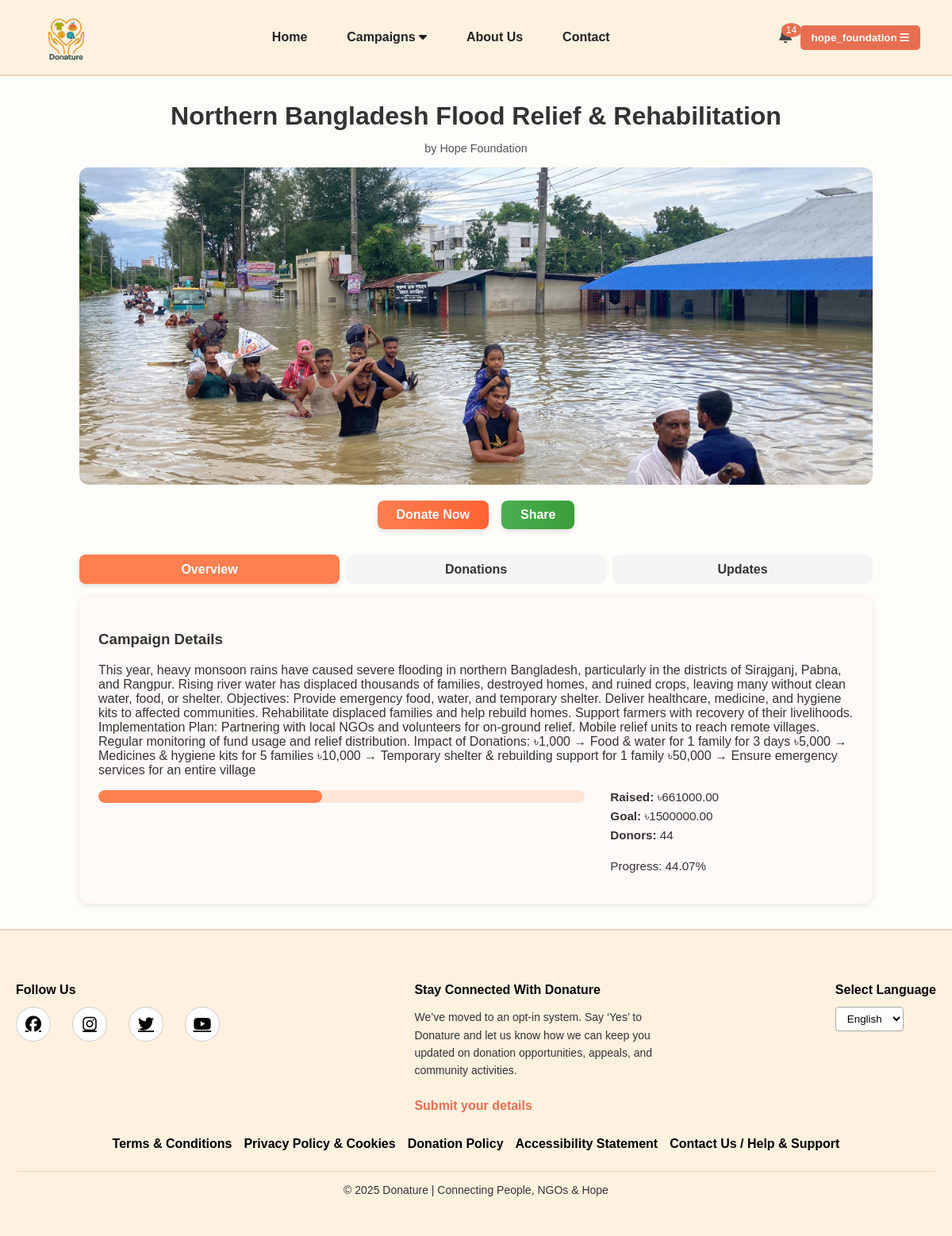
Screenshot of /ngos/campaign/1/ (signed in) with the database file from the repository.
### donations/models.py (models this page shows, shortened)
class User(AbstractUser):
    USER_TYPE_CHOICES = (
        ('donor/recipient', 'Donor/Recipient'),
        ('ngo', 'NGO'),
        ('admin', 'Admin'),
    )
    user_type = models.CharField(max_length=20, choices=USER_TYPE_CHOICES, blank=True, null=True)
    is_approved = models.BooleanField(default=False)  # For NGO approval
    profile_picture = models.ImageField(upload_to='profile_pics/', blank=True, null=True) # Profile picture field

### ngos/models.py (models this page shows, shortened)
class Campaign(models.Model):
    STATUS_CHOICES = (
        ('pending', 'Pending Approval'),
        ('approved', 'Approved'),
        ('rejected', 'Rejected'),
    )
    ngo = models.ForeignKey(
        User,
        on_delete=models.CASCADE,
        limit_choices_to={'user_type': 'ngo', 'is_approved': True},
        related_name="campaigns"
    )
    title = models.CharField(max_length=200)
    description = models.TextField()
    image = models.ImageField(upload_to="campaigns/", blank=True, null=True)
    goal_amount = models.DecimalField(max_digits=12, decimal_places=2, blank=True, null=True)
    collected_amount = models.DecimalField(max_digits=12, decimal_places=2, default=0)
    start_date = models.DateField(auto_now_add=True)
    end_date = models.DateField(blank=True, null=True)
    category = models.ForeignKey(
        'CampaignCategory',
        on_delete=models.SET_NULL,
        blank=True,
        null=True,
        related_name='campaigns'
    )
    is_active = models.BooleanField(default=True)
    status = models.CharField(max_length=20, choices=STATUS_CHOICES, default='pending')
    created_at = models.DateTimeField(auto_now_add=True)
    approved_at = models.DateTimeField(blank=True, null=True)

class NGOProfile(models.Model):
    user = models.OneToOneField(User, on_delete=models.CASCADE)
    ngo_name = models.CharField(max_length=200, blank=True, null=True)
    reg_certificate = models.FileField(upload_to='documents/', blank=True, null=True)
    email = models.EmailField(blank=True, null=True)
    contact_person = models.CharField(max_length=200, blank=True, null=True)
    nid_birth_certificate = models.FileField(upload_to='documents/', blank=True, null=True)
    city_postal = models.CharField(max_length=100, blank=True, null=True)
    address = models.TextField(blank=True, null=True)
    ngo_type = models.CharField(max_length=100, blank=True, null=True)
    social_link = models.URLField(blank=True, null=True)
    mobile_number = models.CharField(max_length=20, blank=True, null=True)
    is_verified = models.BooleanField(default=False)  # Additional verification flag

### ngos/views.py (the view)
# urls.py: path('campaign/<int:campaign_id>/', views.campaign_detail, name='campaign_detail'),
def campaign_detail(request, campaign_id):
    campaign = get_object_or_404(
        Campaign.objects.annotate(
            donors_count=Count('donations'),
            total_raised=Sum('donations__amount')
        ),
        id=campaign_id,
        status='approved',
        is_active=True
    )
    campaign.progress_percent = 0
    if campaign.goal_amount and campaign.goal_amount > 0:
        raised = campaign.collected_amount or 0
        campaign.progress_percent = round((raised / campaign.goal_amount) * 100, 2)
    donations = NGODonation.objects.filter(campaign=campaign).order_by('-donated_at')
    updates = CampaignUpdate.objects.filter(campaign=campaign).order_by('-created_at')
    context = {
        'campaign': campaign,
        'donations': donations,
        'updates': updates,
    }
    return render(request, 'ngos/campaign_detail.html', context)

### custom_admin/views.py (called while the page is built)
def admin_context(request):
    if request.user.is_authenticated and request.user.user_type == 'admin':
        return {
            'pending_ngos_count': User.objects.filter(user_type='ngo', is_approved=False).count(),
            'pending_campaigns_count': Campaign.objects.filter(status='pending').count(),
            'pending_requests_count': RequestItem.objects.filter(status='pending').count(),
        }
    return {}

### donations/context_processors.py (called while the page is built)
def notifications_context(request):
    if request.user.is_authenticated:
        notifications = Notification.objects.filter(user=request.user).order_by('-created_at')[:5]
        unread_count = Notification.objects.filter(user=request.user, is_read=False).count()
    else:
        notifications = []
        unread_count = 0
    return {
        'notifications': notifications,
        'notifications_unread_count': unread_count
    }

### ngos/templates/ngos/campaign_detail.html (shortened to what this page needs)
{% extends "donations/base.html" %}
{% load static %}
{% block content %}
<link rel="stylesheet" href="{% static 'ngos/css/campaign_detail.css' %}">
<div class="campaign-detail-container">
    <div class="campaign-header">
        <h1>{{ campaign.title }}</h1>
        <p class="by-ngo">
            by {% if campaign.ngo.ngoprofile %}{{ campaign.ngo.ngoprofile.ngo_name }}{% else %}{{ campaign.ngo.username }}{% endif %}
        </p>
    </div>
    <div class="campaign-image">
        {% if campaign.image %}
            <img src="{{ campaign.image.url }}" alt="{{ campaign.title }}">
        {% else %}
            <img src="{% static 'images/default-campaign.jpg' %}" alt="{{ campaign.title }}">
        {% endif %}
    </div>
    <div class="action-buttons">
        {% if user.is_authenticated %}
            <a href="{% url 'donate_to_campaign' campaign.id %}" class="btn-donate">Donate Now</a>
        {% else %}
            <a href="#" class="btn-donate" onclick="openModal('loginModal')">Login to Donate</a>
        {% endif %}
        <a href="#" class="btn-share" onclick="openShareModal()">Share</a>
    </div>
    <ul class="tabs">
        <li class="tab-link current" data-tab="tab-overview">Overview</li>
        <li class="tab-link" data-tab="tab-donations">Donations</li>
        <li class="tab-link" data-tab="tab-updates">Updates</li>
    </ul>
    <div id="tab-overview" class="tab-content current">
        <h3>Campaign Details</h3>
        <p>{{ campaign.description }}</p>
        <div class="campaign-stats">
            <div class="progress-bar">
                <div class="progress" id="progress"></div>
            </div>
            <div class="stats">
                <span><strong>Raised:</strong> ৳{{ campaign.collected_amount|default:0 }}</span>
                <span><strong>Goal:</strong> ৳{{ campaign.goal_amount|default:0 }}</span>
                <span><strong>Donors:</strong> {{ campaign.donors_count|default:0 }}</span>
                <p>Progress: {{ campaign.progress_percent }}%</p>
            </div>
        </div>
    </div>
</div>
{% endblock %}

### donations/templates/donations/base.html (shortened to what this page needs)
{% load static %}
<!DOCTYPE html>
<html lang="en">
<head>
  <link rel="stylesheet" href="{% static 'donations/css/base.css' %}">
  <link rel="stylesheet" href="https://cdnjs.cloudflare.com/ajax/libs/font-awesome/6.5.0/css/all.min.css">
</head>
<body>
<nav class="navbar">
  <div class="navbar-container">
    <div class="logo-area">
      <img src="{% static 'donations/images/logo.png' %}" alt="Logo" class="logo">
    </div>
    <ul class="nav-links">
      <li><a href="{% url 'home' %}">Home</a></li>
      {% if request.user.is_authenticated %}
        {% if request.user.user_type == 'donor/recipient' %}
          <li class="dropdown">
            <a href="#">Donate <i class="fa fa-caret-down"></i></a>
            <ul class="dropdown-content">
              <li><a href="{% url 'donate_item' %}">Donate Item</a></li>
              <li><a href="{% url 'request_item' %}">Request Item</a></li>
              <li><a href="{% url 'donate_to_requests' %}">Donate to Requests</a></li>
            </ul>
          </li>
          <li><a href="{% url 'explore_donations' %}">Explore Donations</a></li>
          <li><a href="{% url 'explore_campaigns' %}">Explore Campaigns</a></li>
        {% elif request.user.user_type == 'ngo' %}
          <li class="dropdown">
            <a href="#">Campaigns <i class="fa fa-caret-down"></i></a>
          </li>
        {% endif %}
      {% endif %}
      <li><a href="{% url 'about' %}">About Us</a></li>
      <li><a href="{% url 'contact' %}">Contact</a></li>
    </ul>
    <div class="auth-btn">
      {% if request.user.is_authenticated %}
<div class="notification-dropdown">
  <button class="notification-btn">
    {% if notifications_unread_count > 0 %}
      <span class="badge">{{ notifications_unread_count }}</span>
    {% endif %}
  </button>
</div>
        <div class="dropdown">
          <button class="dropdown-btn">
            {{ request.user.username }}
            <i class="fa fa-bars"></i>
          </button>
        </div>
      {% else %}
        <a href="#" onclick="openModal('loginModal')" class="login-btn">Log In / Sign Up</a>
      {% endif %}
    </div>
  </div>
</nav>
<main>
  {% block content %}{% endblock %}
</main>
<footer class="footer">
  <div class="footer-container">
    <div class="footer-section">
      <p class="footer-title">Follow Us</p>
      <div class="social-icons">
        <a href="#"><i class="fab fa-facebook"></i></a>
        <a href="#"><i class="fab fa-instagram"></i></a>
        <a href="#"><i class="fab fa-twitter"></i></a>
        <a href="#"><i class="fab fa-youtube"></i></a>
      </div>
    </div>
    <div class="footer-section">
      <p class="footer-title">Stay Connected With Donature</p>
      <p class="footer-text">
        We’ve moved to an opt-in system. Say ‘Yes’ to Donature and let us know how we can keep you
        updated on donation opportunities, appeals, and community activities.
      </p>
      <a href="#" class="footer-link">Submit your details</a>
    </div>
    <div class="footer-section">
      <p class="footer-title">Select Language</p>
      <select class="language-select">
        <option>English</option>
      </select>
    </div>
  </div>
  <div class="footer-links">
    <a href="#">Terms & Conditions</a>
    <a href="#">Privacy Policy & Cookies</a>
    <a href="#">Donation Policy</a>
    <a href="#">Accessibility Statement</a>
    <a href="#">Contact Us / Help & Support</a>
  </div>
  <div class="footer-bottom">
    © 2025 Donature | Connecting People, NGOs & Hope
  </div>
</footer>
</body>
</html>

### donations/static/donations/css/base.css (style rules this page uses)
body { margin: 0; font-family: Arial, sans-serif; background-color: #fffdf9; color: #222; overflow-x: hidden; }
.navbar { background-color: #fff1e0; padding: 12px 40px; border-bottom: 2px solid #f3d1b8; }
.navbar-container { display: flex; justify-content: space-between; align-items: center; }
.logo-area { display: flex; align-items: center; }
.logo { height: 70px; margin-right: 8px; }
.nav-links { list-style: none; display: flex; gap: 30px; margin: 0; padding: 0; }
.nav-links a { text-decoration: none; font-weight: bold; color: #222; padding: 6px 10px; border-radius: 5px; transition: all 0.3s ease; }
.navbar .dropdown { position: relative; display: inline-block; }
.navbar .dropdown a { cursor: pointer; }
.notification-dropdown { position: relative; display: inline-block; }
.notification-btn { background: none; border: none; cursor: pointer; font-size: 18px; position: relative; color: #444; }
.notification-btn .badge { position: absolute; top: -6px; right: -6px; background: #e76f51; color: white; font-size: 12px; border-radius: 50%; padding: 2px 6px; }
.auth-btn .dropdown { position: relative; display: inline-block; }
.dropdown-btn { background-color: #e76f51; color: white; border: none; border-radius: 5px; padding: 8px 14px; font-weight: bold; cursor: pointer; transition: background 0.3s ease; }
.footer { background-color: #fff1e0; padding: 50px 20px; border-top: 2px solid #f3d1b8; font-family: Arial, sans-serif; color: #333; }
.footer-container { display: flex; justify-content: space-between; flex-wrap: wrap; gap: 40px; max-width: 1200px; margin: 0 auto 30px auto; }
.footer-title { font-weight: bold; font-size: 16px; margin-bottom: 12px; color: #000; }
.footer-text { font-size: 14px; line-height: 1.6; color: #333; max-width: 300px; }
.footer-link { color: #e76f51; font-weight: bold; text-decoration: none; display: inline-block; margin-top: 10px; }
.social-icons a { font-size: 20px; margin-right: 15px; color: #000; transition: color 0.3s; }
.language-select { padding: 6px 10px; border: 1px solid #aaa; border-radius: 4px; background: #fff; cursor: pointer; }
.footer-links { display: flex; flex-wrap: wrap; justify-content: center; gap: 15px; margin-bottom: 25px; }
.footer-links a { color: #000; text-decoration: none; font-weight: bold; transition: color 0.3s; }
.footer-bottom { font-size: 14px; color: #333; text-align: center; border-top: 1px solid #f3d1b8; padding-top: 15px; }
.social-icons { display: flex; justify-content: center; gap: 12px; margin-top: 10px; }
.social-icons a { display: inline-flex; align-items: center; justify-content: center; width: 42px; height: 42px; border: 1px solid #ccc; border-radius: 50%; background: #fff; transition: 0.3s; }

### rows the page displays
User: user.username "hope_foundation"
Campaign: title "Northern Bangladesh Flood Relief & Rehabilitation", ngo.ngoprofile.ngo_name "Hope Foundation", image (picture), description "This year, heavy monsoon rains have caused severe flooding in northern Bangladesh, particularly in the districts of Sirajganj, Pabna, and Rangpur. Rising river water has displaced thousands of families, destroyed homes, and ruined crops, leaving many without clean water, food, or shelter. Objectives: Provide emergency food, water, and temporary shelter. Deliver healthcare, medicine, and hygiene kits to affected communities. Rehabilitate displaced families and help rebuild homes. Support farmers with recovery of their livelihoods. Implementation Plan: Partnering with local NGOs and volunteers for on-ground relief. Mobile relief units to reach remote villages. Regular monitoring of fund usage…", collected_amount "661000.00", goal_amount "1500000.00", donors_count "44", progress_percent "44.07"

### other values shown
{{ notifications_unread_count }} "14"
